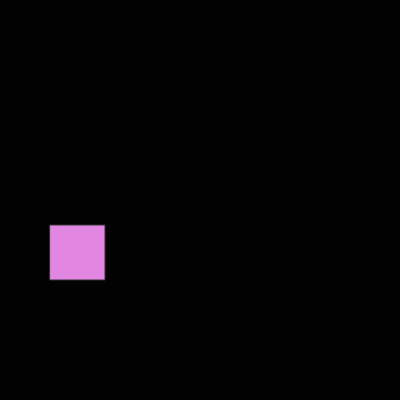
Frame 1 (no input)
Frame 60 (no input): identical to frame 1, image omitted
Frame 120 (the mouse pressed at the canvas centre since frame 60): identical to frame 1, image omitted

The p5.js sketch that drew this single still picture (run headless with seeded random() and noise() and a simulated clock; from frame 60 on, the mouse is pressed at the canvas centre):

// p5.js sketch
// ── sketch.js
/* 
Ellipses move sketch
Created by Lisa Jiang May 2017. 

*/
var rectA = 50;// starting point of rectangle is at the bottom of canvas
var rectB = 50;// starting point of canvas is bottom of canvas
var rectWidth= 55; //rectangle width
var rectHeight= 55;// rectangle height
var rectStroke = 51;//black stroke
var rectR = 225;// RGB red value
var rectG = 135;// RGB green value
var rectB = 225;// RGB blue value

canvBG = 2, 0, 0;//canvas background is black

// every P5 sketch (program) requires at least two functions: function setup() and function draw()
// function is a keyword that P5 recognizes as a funcition indicator
// setup() takes care of initializing the program and runs once.
function setup() { //parenthesis holds arguments or parameters.
  createCanvas(400, 400); // the createCanvas() function sets canvas size
}

// draw() takes care of items that are repeated until the canvas or browser window is closed. Animations can be set within the draw() loop
function draw() { // curly brackets contain a series of statements aka "lines of code".
  background(canvBG);
  stroke(rectStroke);
  fill(rectR, rectG, rectB);// pink
  stroke(rectStroke);
 rect(rectA, rectB, rectWidth, rectHeight);
  
  
  //rectA = rectA + 1; //each time the function loops, 1 is added to x coordinate varA = 50 hence it appears to move across the screen
 
}
